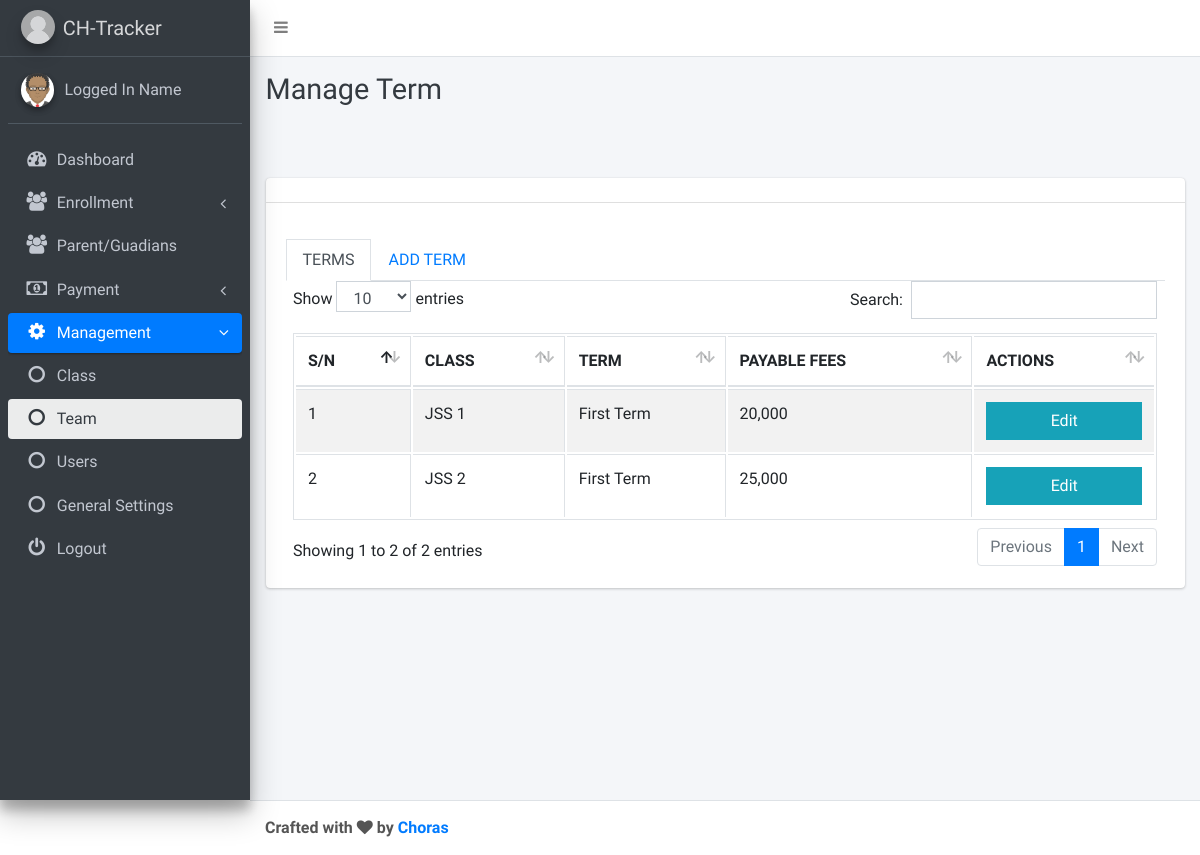
The page /admin/management/term on the database as committed earlier.
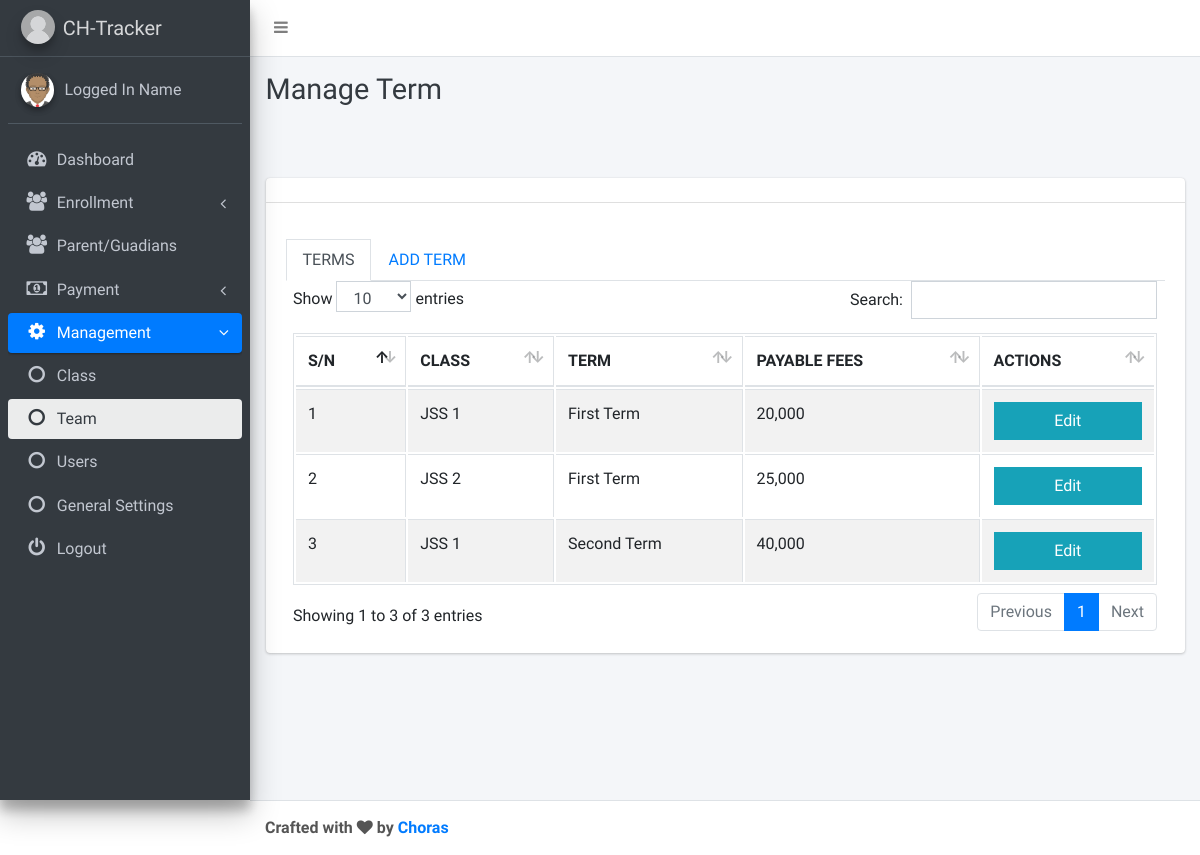
The same page on the database as committed later.
### tables this page shows
CREATE TABLE `term_tbl` (
  `ID` int(11) NOT NULL,
  `CLASS_ID` int(11) NOT NULL,
  `NAME` varchar(100) NOT NULL,
  `FEES` int(11) NOT NULL,
  `SESSION` varchar(100) NOT NULL,
  `CREATION_DATE` timestamp NOT NULL DEFAULT current_timestamp()
);

CREATE TABLE `class_tbl` (
  `ID` int(11) NOT NULL,
  `NAME` varchar(100) NOT NULL,
  `FEES` int(11) NOT NULL,
  `SESSION` varchar(100) NOT NULL,
  `CREATION_DATE` timestamp NOT NULL DEFAULT current_timestamp()
);

### application/controllers/Admin.php (called while the page is built, shortened)
<?php
class Admin extends CI_Controller {
	function __construct() {
 		$this->load->database();
        $this->load->library('form_validation');
        $this->load->library('upload');
    }
	function management($name='')
	{
		$page_data['page_name'] = 'management';
		if ($name=='term') {
			$page_data['page_title'] = 'Manage Term';
			$page_data['page_s_name'] = 'term';
			$this->load->view('admin/term', $page_data);
		}
	}
}

### index.php (called while the page is built, shortened)
<?php
require_once BASEPATH.'core/CodeIgniter.php';

### application/views/admin/term.php (the view, shortened to what this page needs)
<!DOCTYPE html>
<html lang="en">
<?php include 'inc/head.php'; ?>
<body class="hold-transition sidebar-mini">
<div class="wrapper">
  <?php include 'inc/navbar.php'; ?>
  <?php include 'inc/aside.php'; ?>
  <div class="content-wrapper">
    <div class="content-header">
      <div class="container-fluid">
        <div class="row mb-2">
          <div class="col-sm-6">
            <h1 class="m-0 text-dark"><?php echo $page_title; ?></h1>
          </div>
          <div class="col-sm-6">
          </div>
        </div>
      </div>
    </div>
    <div class="content">
      <div class="container-fluid">
        <div class="row">
          <div class="col-12">
              <div class="row mt-5">
                <div class="col-md-12">
                  <div class="card">
                    <div class="card-header card-info">
                    </div>
                    <div class="card-body mt-3">
                      <ul class="nav nav-tabs" role="tablist">
                        <li class="nav-item">
                          <a class="nav-link active" href="#courses" role="tab" data-toggle="tab">TERMS</a>
                        </li>
                        <li class="nav-item">
                          <a class="nav-link" href="#add" role="tab" data-toggle="tab">ADD TERM</a>
                        </li>
                      </ul>
                      <div class="tab-content">
                        <div role="tabpanel" class="tab-pane active table-responsive" id="courses">
                          <table class="table table-bordered table-striped" id="example1">
                            <thead>
                              <tr>
                                <th>S/N</th>
                                <th>CLASS</th>
                                <th>TERM</th>
                                <th>PAYABLE FEES</th>
                                <th>ACTIONS</th>
                              </tr>
                            </thead>
                            <tbody>
                              <?php
                              $count = 1;
                              $this->db->where('SESSION', $current_session);
                              $term = $this->db->get('term_tbl')->result_array();
                              foreach ($term as $row):
                              ?>
                              <tr>
                                <td><?php echo $count++; ?></td>
                                <td><?php echo $this->db->get_where('class_tbl',array('ID'=>$row['CLASS_ID']))->row()->NAME; ?></td>
                                <td><?php echo $row['NAME']; ?></td>
                                <td><?php echo number_format($row['FEES']); ?></td>
                                <td>
                                  <a href="<?php echo base_url() ?>admin/options/edit_term/<?php echo $row['ID']; ?>" class="btn btn-sm btn-block btn-info btn-flat">Edit</a>
                                </td>
                              </tr>
                              <?php
                              endforeach;
                              ?>
                            </tbody>
                          </table>
                        </div>
                      </div>
                    </div>
                  </div>
                </div>
              </div>
          </div>
        </div>
      </div>
    </div>
  </div>
  <?php include 'inc/footer.php'; ?>
</div>
</body>
</html>

Rows that differ between the two databases and show on the page:
added term_tbl: CLASS_ID.NAME "JSS 1", NAME "Second Term", FEES "40,000"
Other text that changed with them:
text written by a page script: "Show entries Search: Showing 1 to 2 of 2 entries Previous 1 Next" → "Show entries Search: Showing 1 to 3 of 3 entries Previous 1 Next"
